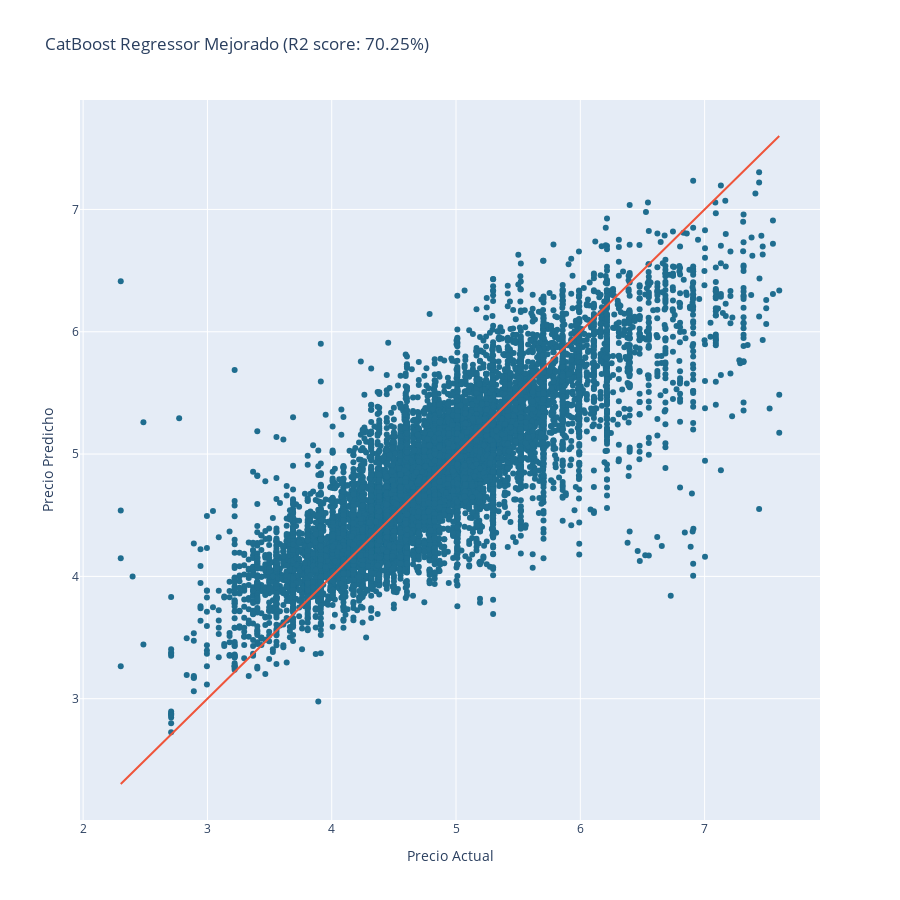

Here is the notebook cell this chart was saved with:
### Markdown cell above
Conclusiones 
* Se observa que un buen camino para mejorar comportamiento el modelo CatBoost es el ajuste de los hiperparámetros, aumenta en un 10% su probabilidad de predicción.
* Para mejorar el modelo recomiendo una ingeniería de características más detallada, con un estudio más profundo de las variables categóricas.

### Code cell
# Guardamos el modelo
scatter_trace = go.Scatter(
    x=y_test,
    y=y_pred_fine_tuned,
    mode="markers",
    name="Actual vs. Predicted",
    line=dict(color="#1f6d8f"),
    showlegend=False,
)
# Creamos la línea de regresión
line_trace = go.Scatter(
    x=y_test,
    y=y_test,
    mode="lines",
    name="Regreesion Line",
    showlegend=False,
)

# Creamos el gráfico
fig = go.Figure()

# Configuramos el gráfico
fig.update_layout(
    title="CatBoost Regressor Mejorado (R2 score: {:.2f}%)".format(r2_fine_tuned),
    xaxis_title="Precio Actual",
    yaxis_title="Precio Predicho",
    height=900,
    width=900,
)
# Añadimos las trazas
fig.add_trace(scatter_trace)
fig.add_trace(line_trace)
# Mostramos el gráfico
fig.show()

### Figure 1 — Plotly figure (JSON) as saved in the notebook; plotly's stock layout.template omitted (floating-point values rounded to 4 significant figures; data arrays with more than 128 entries replaced by an {"elided": "..."} marker saying what was removed)
{"data": [{"line": {"color": "#1f6d8f"}, "mode": "markers", "name": "Actual vs. Predicted", "showlegend": false, "type": "scatter", "x": {"elided": "14670 float values"}, "y": {"elided": "14670 float values"}}, {"mode": "lines", "name": "Regreesion Line", "showlegend": false, "type": "scatter", "x": {"elided": "14670 float values"}, "y": {"elided": "14670 float values"}}], "layout": {"height": 900, "title": {"text": "CatBoost Regressor Mejorado (R2 score: 70.25%)"}, "width": 900, "xaxis": {"title": {"text": "Precio Actual"}}, "yaxis": {"title": {"text": "Precio Predicho"}}}}
